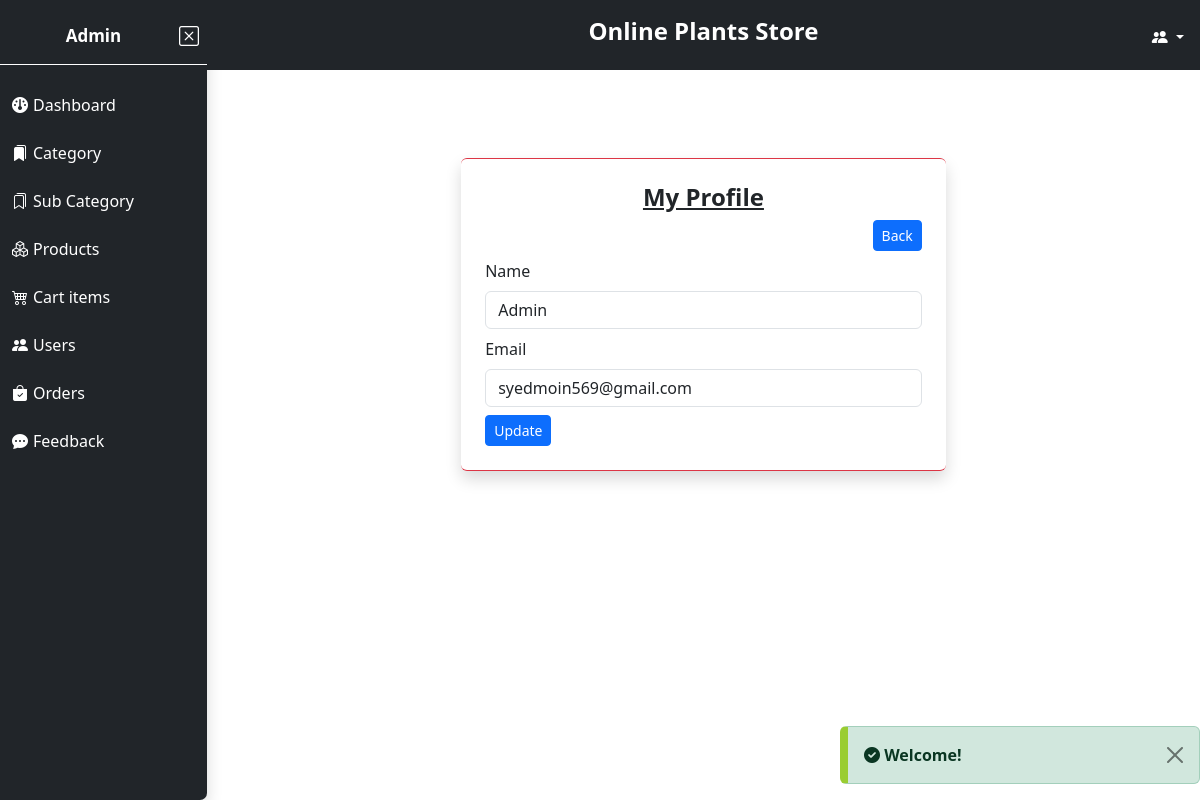
The app's page /Admin/admin_profile.php (signed in) with its own data.
### tables this page shows
CREATE TABLE `users` (
  `user_id` int(11) NOT NULL,
  `user_name` varchar(255) NOT NULL,
  `user_email` varchar(255) NOT NULL,
  `user_number` varchar(255) NOT NULL,
  `user_add` text NOT NULL,
  `user_password` varchar(255) NOT NULL,
  `role_as` varchar(30) NOT NULL,
  `created_at` timestamp NOT NULL DEFAULT current_timestamp()
);

CREATE TABLE `setting` (
  `setting_id` int(11) NOT NULL,
  `web_logo` text DEFAULT NULL,
  `web_name` varchar(255) DEFAULT NULL,
  `car_1_img` text DEFAULT NULL,
  `car_1_heading` varchar(255) DEFAULT NULL,
  `car_1_text` varchar(300) DEFAULT NULL,
  `car_2_img` text DEFAULT NULL,
  `car_2_heading` varchar(255) DEFAULT NULL,
  `car_2_text` varchar(300) DEFAULT NULL,
  `car_3_img` text DEFAULT NULL,
  `car_3_heading` varchar(255) DEFAULT NULL,
  `car_3_text` varchar(300) DEFAULT NULL,
  `sEmail` varchar(255) DEFAULT NULL,
  `app_pass` varchar(255) DEFAULT NULL,
  `fb_link` text DEFAULT 'https://www.facebook.com/',
  `insta_link` text DEFAULT 'https://www.instagram.com/',
  `you_link` text DEFAULT 'https://www.Youtube.com/',
  `whatsapp` text DEFAULT 'https://web.whatsapp.com/'
);

### Admin/admin_profile.php (the view, shortened to what this page needs)
<?php
include('./MainInclude/header.php');
?>
<div class="div-2 w-100 " style="overflow-y:auto;">
    <?php
    include('MainInclude/topHeader.php');
    ?>
    <div class="container-fluid d-flex justify-content-center align-items-center" style="margin-top: 40px;">
        <?php
            include('../dbConnection.php');
            $admin_id = $_SESSION['admin_id'];
            $query = "SELECT * FROM users WHERE user_id = '$admin_id'";
            $result = mysqli_query($conn,$query);
            if(mysqli_num_rows($result) > 0){
                $row = mysqli_fetch_assoc($result);
            }
        ?>
        <form action="" method="post" class="col-sm-12 col-md-8 col-lg-6 shadow p-4 mt-5 m-3 rounded border-bottom border-top border-danger">
            <h4 class="text-center"><u><strong>My Profile</strong></u></h4>
            <div class="d-flex justify-content-end">
                <a href="./dashboard.php" class="btn btn-sm btn-primary">Back</a>
            </div>
            <div class="mt-2">
                <label for="a_name" class="form-label">Name</label>
                <input type="text" id="a_name" name="a_name" class="form-control" value="<?php if(isset($row['user_name'])){echo $row['user_name'];} ?>">
            </div>
            <div class="mt-2">
                <label for="a_email" class="form-label">Email</label>
                <input type="email" id="a_email" name="a_email" class="form-control" value="<?php if(isset($row['user_email'])){echo $row['user_email'];} ?>" required>
            </div>
            <div class="mt-2">
                <input type="submit" name="UpdateAdminProBtn" id="UpdateAdminProBtn" value="Update" class="btn btn-sm btn-primary">
            </div>
        </form>
    </div>
</div>
<?php
include('./MainInclude/footer.php');
?>

### Admin/MainInclude/header.php (shortened to what this page needs)
<?php
$directiryURI = $_SERVER['REQUEST_URI'];
$path = parse_url($directiryURI,PHP_URL_PATH);
$components = explode('/',$path);
$page = $components[3];
?>
<!doctype html>
<html lang="en">
<head>
  <link href="https://cdnjs.cloudflare.com/ajax/libs/font-awesome/6.0.0/css/all.min.css" rel="stylesheet" />
  <link rel="stylesheet" href="https://cdn.jsdelivr.net/npm/bootstrap-icons@1.10.2/font/bootstrap-icons.css">
  <link href="https://cdn.jsdelivr.net/npm/bootstrap@5.3.0-alpha1/dist/css/bootstrap.min.css" rel="stylesheet">
  <link rel="stylesheet" href="style.css">
</head>
<body>
  <div class="Main d-flex">
    <div class="div-1 Sidebar-menu bg-dark shadow" style="width: 250px;height:100vh;">
      <h6 class=" text-white p-2 pt-4 pb-3 d-flex justify-content-between align-items-center" style="border-bottom: 1px solid white;">
        <div class=" d-flex justify-content-center w-100">
          <strong class="sidebarHeading" style="font-size: 17px;">
            <?php
            include('../dbConnection.php');
            $admin_id = $_SESSION['admin_id'];
            $query = "SELECT user_name FROM users WHERE user_id = '$admin_id'";
            $runQ = mysqli_query($conn, $query);
            if (mysqli_num_rows($runQ) > 0) {
              $admin_detail = mysqli_fetch_assoc($runQ);
              echo $admin_detail['user_name'];
            }
            else {
              echo "Admin";
            }
            ?>
          </strong>
        </div>
        <i class="bi bi-x-square close-menu-btn fs-5" style="filter:brightness(0) invert(1);cursor:pointer;"></i>
      </h6>
      <nav class="sidebar">
        <ul class="p-1 me-1" id="myDiv">
          <li class="dropable transition text-white mt-2 nav-li <?php if($page == 'dashboard.php'){ echo "active";}?>" style="width: auto;">
            <a href="./dashboard.php" class="dropdown-icon nav-link text-white w-100 p-2">
              <i class="fa-sharp fa-solid fa-gauge dropdown-icon"></i>
              <span>Dashboard</span>
            </a>
          </li>
          <li class="dropable transition text-white mt-2 nav-li <?php if($page == 'categories.php'){ echo "active";}?>" style="width: auto;">
            <a href="./categories.php" class="dropdown-icon nav-link text-white w-100  p-2">
              <i class="bi bi-bookmarks-fill dropdown-icon"></i>
              <span>Category</span>
            </a>
          </li>
          <li class="dropable transition text-white mt-2 nav-li <?php if($page == 'sub_category.php'){ echo "active";}?>" style="width: auto;">
            <a href="./sub_category.php" class="dropdown-icon nav-link text-white w-100  p-2">
              <i class="bi bi-bookmarks dropdown-icon"></i>
              <span>Sub Category</span>
            </a>
          </li>
          <li class="dropable transition text-white mt-2 nav-li <?php if($page == 'products.php'){ echo "active";}?>" style="width: auto;">
            <a href="./products.php" class="dropdown-icon nav-link text-white w-100  p-2">
              <i class="bi bi-boxes dropdown-icon"></i>
              <span>Products</span>
            </a>
          </li>
          <li class="dropable transition text-white mt-2 nav-li <?php if($page == 'cart_items.php'){ echo "active";}?>" style="width: auto;">
            <a href="./cart_items.php" class="dropdown-icon nav-link text-white w-100  p-2">
              <i class="bi bi-cart4 dropdown-icon"></i>
              <span>Cart items</span>
            </a>
          </li>
          <li class="dropable transition text-white mt-2 nav-li <?php if($page == 'all_users.php'){ echo "active";}?>" style="width: auto;">
            <a href="./all_users.php" class="dropdown-icon nav-link text-white w-100  p-2">
              <i class="bi bi-people-fill dropdown-icon"></i>
              <span>Users</span>
            </a>
          </li>
          <li class="dropable transition text-white mt-2 nav-li <?php if($page == 'orders.php'){ echo "active";}?>" style="width: auto;">
            <a href="./orders.php" class="dropdown-icon nav-link text-white w-100  p-2">
              <i class="bi bi-bag-check-fill dropdown-icon"></i>
              <span>Orders</span>
            </a>
          </li>
          <li class="dropable transition text-white mt-2 nav-li <?php if($page == 'feedback.php'){ echo "active";}?>" style="width: auto;">
            <a href="./feedback.php" class="dropdown-icon nav-link text-white w-100  p-2">
              <i class="bi bi-chat-dots-fill dropdown-icon"></i>
              <span>Feedback</span>
            </a>
          </li>
        </ul>
      </nav>
    </div>

### Admin/MainInclude/topHeader.php (shortened to what this page needs)
<div class=" text-white bg-dark d-flex align-items-center" style="background-color:#00adff;height:70px">
    <header>
        <div class="item-2 ">
            <h4 class=" text-center topheaderHeading"><strong>
            <?php
              include('../dbConnection.php');
              $query = "SELECT web_name FROM setting";
              $runQuery = mysqli_query($conn,$query);
              if(mysqli_num_rows($runQuery) > 0){
                $web_detail = mysqli_fetch_assoc($runQuery);
                if(isset($web_detail['web_name']) && $web_detail['web_name'] != null){
                    echo $web_detail['web_name'];
                }
                else{
                    echo "Website Name";
                }
              }
              else{
                echo "Website Name";
              }
            ?>
            </strong></h4>
        </div>
        <div class="item-3 ">
            <div class=" dropdown d-flex align-items-center" style="cursor:pointer;">
                <div class="dropdown-toggle btn-sm me-3 mt-2" data-bs-toggle="dropdown" aria-expanded="false">
                    <i class="bi bi-people-fill "></i>
                </div>
            </div>
        </div>
    </header>
</div>

### Admin/style.css (style rules this page uses)
* { margin: 0px; padding: 0px; box-sizing: border-box; }
:root { --btn-hover-color:#E90064; }
header { width: 100%; display: grid; grid-template-columns: repeat(3, 1fr); grid-template-rows: 1fr; justify-items: center; }
.item-2 { grid-column-start: 2; }
.item-3 { grid-column-start: 3; justify-self: end; }
.Sidebar-menu { width: 250px; height: 100vh; border-bottom-right-radius: 7px; transition: all 0.3s ease-in; }
.div-2 { height: 100vh; overflow-y: auto; }
.nav-li { list-style-type: none; border-radius:8px; cursor: pointer; transition: all 0.4s ease-in; }
ul li a { text-decoration: none; }
.dropdown-icon { filter: brightness(0) invert(1); display: flex; align-items: center; margin-right: 5px; }
@media screen and (max-width:1210px) { .sidebarHeading { font-size: 14px; } }

### records on screen
users: user_name "Admin", a_name "Admin", a_email "syedmoin569@gmail.com"
setting: web_name "Online Plants Store"

### other values on screen
$_SESSION['status_success'] "Welcome!"
